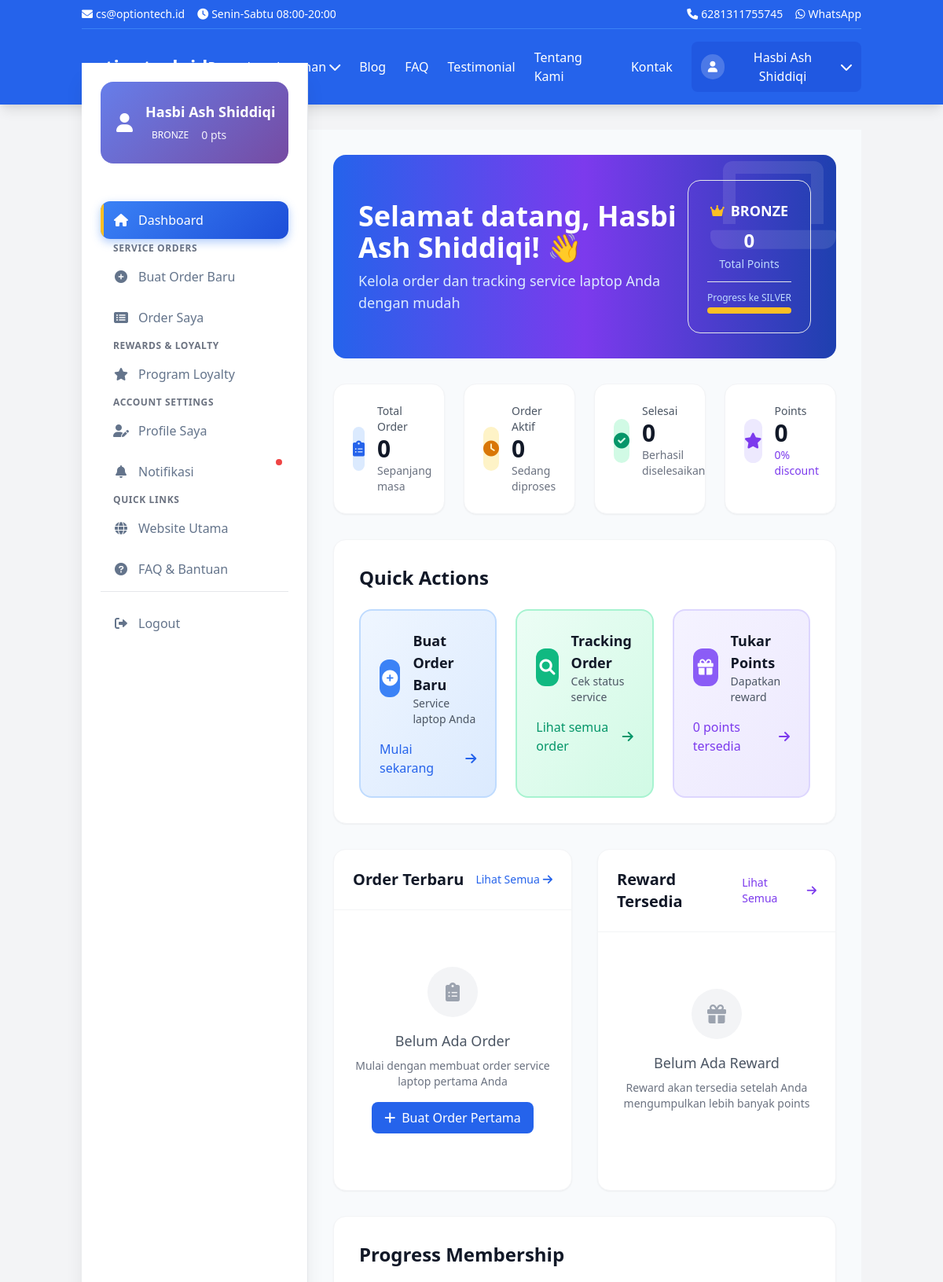
Page /customer/dashboard/ (signed in, upper part) on the earlier database version.
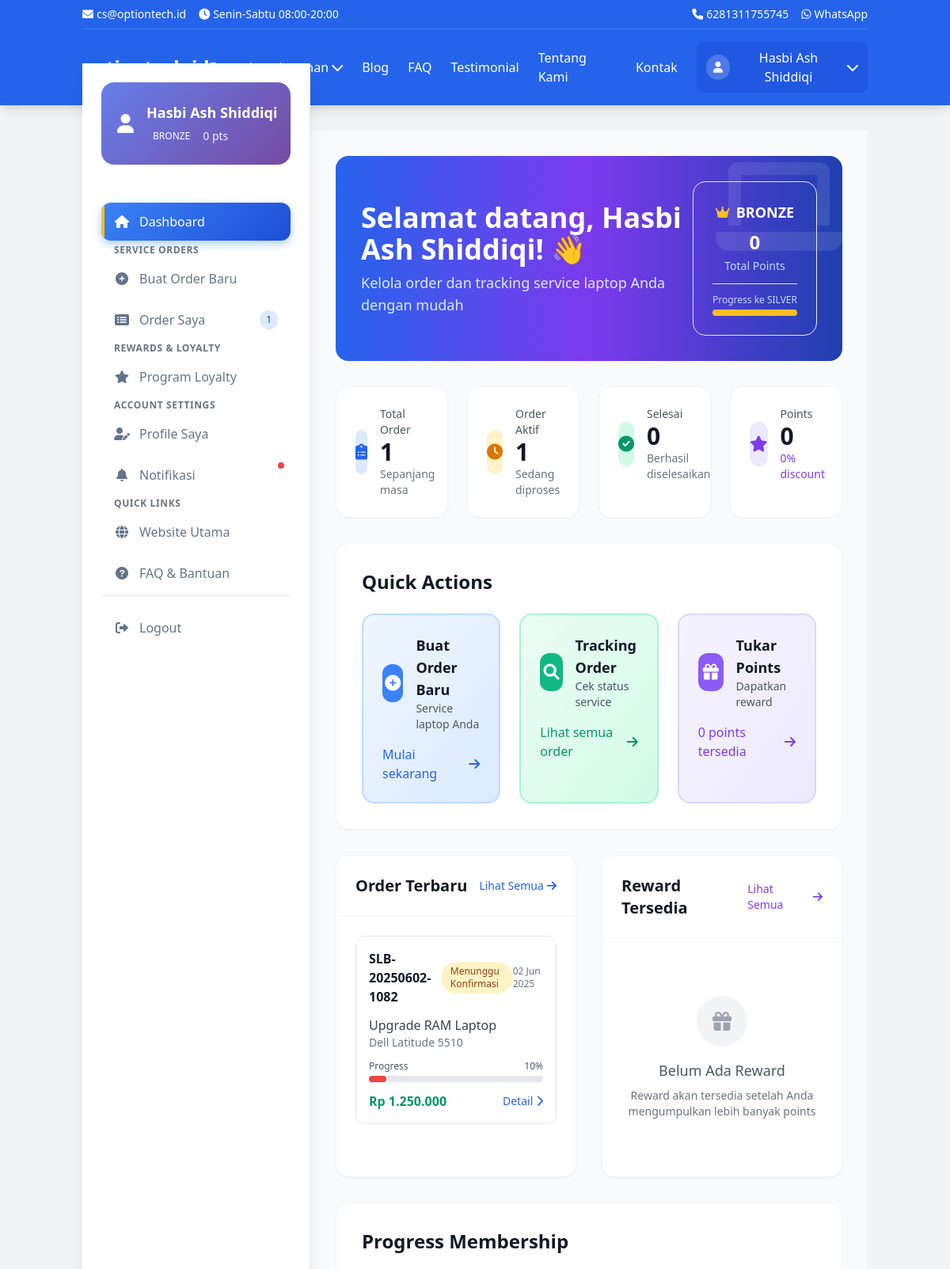
Same page on the later database version.
### customers/models.py (models this page shows, shortened)
class ServiceOrder(TimeStampedModel):
    STATUS_CHOICES = [
        ('PENDING', 'Menunggu Konfirmasi'),
        ('CONFIRMED', 'Dikonfirmasi'),
        ('IN_PROGRESS', 'Sedang Dikerjakan'),
        ('WAITING_PARTS', 'Menunggu Spare Part'),
        ('TESTING', 'Testing & Quality Check'),
        ('COMPLETED', 'Selesai'),
        ('DELIVERED', 'Sudah Diambil'),
        ('CANCELLED', 'Dibatalkan'),
    ]
    PRIORITY_CHOICES = [
        ('LOW', 'Normal'),
        ('MEDIUM', 'Prioritas'),
        ('HIGH', 'Express'),
        ('URGENT', 'Emergency')
    ]
    order_number = models.CharField(max_length=20, unique=True)
    customer = models.ForeignKey(CustomerProfile, on_delete=models.CASCADE, related_name='orders')
    service = models.ForeignKey(Service, on_delete=models.CASCADE)
    device_brand = models.CharField(max_length=50)
    device_model = models.CharField(max_length=100)
    device_serial = models.CharField(max_length=100, blank=True)
    device_condition = models.TextField(help_text="Kondisi awal device saat diterima")
    problem_description = models.TextField()
    status = models.CharField(max_length=20, choices=STATUS_CHOICES, default='PENDING')
    priority = models.CharField(max_length=10, choices=PRIORITY_CHOICES, default='LOW')
    estimated_completion = models.DateTimeField(null=True, blank=True)
    actual_completion = models.DateTimeField(null=True, blank=True)
    estimated_cost = models.DecimalField(max_digits=10, decimal_places=2, default=0)
    final_cost = models.DecimalField(max_digits=10, decimal_places=2, default=0)
    discount_amount = models.DecimalField(max_digits=10, decimal_places=2, default=0)
    total_paid = models.DecimalField(max_digits=10, decimal_places=2, default=0)
    assigned_technician = models.CharField(max_length=100, blank=True)
    internal_notes = models.TextField(blank=True, help_text="Internal notes for technicians")
    customer_notes = models.TextField(blank=True, help_text="Notes visible to customer")
    warranty_period = models.IntegerField(default=30, help_text="Warranty period in days")
    warranty_expiry = models.DateTimeField(null=True, blank=True)
    class Meta:
        ordering = ['-created_at']
        verbose_name = "Service Order"
        verbose_name_plural = "Service Orders"
    def get_progress_percentage(self):
        progress_map = {
            'PENDING': 10,
            'CONFIRMED': 20,
            'IN_PROGRESS': 50,
            'WAITING_PARTS': 60,
            'TESTING': 85,
            'COMPLETED': 95,
            'DELIVERED': 100,
            'CANCELLED': 0
        }
        return progress_map.get(self.status, 0)

### services/models.py (models this page shows, shortened)
class Service(TimeStampedModel, ModelMeta):
    name = models.CharField(max_length=255, help_text="Nama layanan (contoh: Ganti LCD Laptop)")
    slug = models.SlugField(unique=True, blank=True, help_text="URL-friendly name (otomatis)")
    description = RichTextField(help_text="Deskripsi lengkap layanan")
    short_description = models.CharField(
        max_length=500,
        help_text="Deskripsi singkat untuk preview"
    )
    price_min = models.DecimalField(
        max_digits=10,
        decimal_places=2,
        help_text="Harga minimum (Rp)"
    )
    price_max = models.DecimalField(
        max_digits=10,
        decimal_places=2,
        help_text="Harga maksimum (Rp)"
    )
    duration_estimate = models.CharField(
        max_length=100,
        help_text="Estimasi waktu (contoh: 1-2 hari)"
    )
    icon = models.CharField(
        max_length=255,
        blank=True,
        help_text="CSS class icon (contoh: fas fa-laptop)"
    )
    featured_image = models.ImageField(
        upload_to='services/',
        blank=True,
        null=True,
        help_text="Gambar utama layanan"
    )
    is_featured = models.BooleanField(
        default=False,
        help_text="Tampilkan di homepage?"
    )
    is_active = models.BooleanField(
        default=True,
        help_text="Layanan masih tersedia?"
    )
    meta_title = models.CharField(
        max_length=255,
        blank=True,
        help_text="Judul SEO (kosongkan untuk otomatis)"
    )
    meta_description = models.TextField(
        blank=True,
        help_text="Deskripsi SEO (kosongkan untuk otomatis)"
    )
    target_keywords = models.CharField(
        max_length=500,
        blank=True,
        help_text="Keywords utama (pisahkan dengan koma)"
    )
    _metadata = {
        'title': 'get_meta_title',
        'description': 'get_meta_description',
        'keywords': 'get_meta_keywords',
        'image': 'get_meta_image',
    }
    class Meta:
        ordering = ['name']
        verbose_name = "Service"
        verbose_name_plural = "Services"
    def get_meta_title(self):
        """Generate SEO title"""
        if self.meta_title:
            return self.meta_title
        return f"{self.name} - Service Laptop Bandung Terpercaya"
    def get_meta_description(self):
        """Generate SEO description"""
        if self.meta_description:
            return self.meta_description
        return f"{self.short_description} Layanan {self.name} terpercaya di Bandung dengan harga {self.get_price_range()}."
    def get_meta_keywords(self):
        """Generate SEO keywords"""
        keywords = ['service laptop bandung', 'reparasi laptop bandung']
        if self.target_keywords:
            keywords.extend([kw.strip() for kw in self.target_keywords.split(',')])
        keywords.append(self.name.lower())
        return keywords
    def get_meta_image(self):
        """Get meta image URL"""
        if self.featured_image:
            return self.featured_image.url
        return None

### customers/views.py (the view)
# urls.py: path('dashboard/', views.dashboard_view, name='dashboard'),
@login_required
def dashboard_view(request):
    try:
        profile = request.user.customerprofile
    except CustomerProfile.DoesNotExist:
        profile = CustomerProfile.objects.create(user=request.user)
    recent_orders = ServiceOrder.objects.filter(customer=profile).order_by('-created_at')[:5]
    total_orders = ServiceOrder.objects.filter(customer=profile).count()
    active_orders = ServiceOrder.objects.filter(
        customer=profile,
        status__in=['PENDING', 'CONFIRMED', 'IN_PROGRESS', 'WAITING_PARTS', 'TESTING']
    ).count()
    completed_orders = ServiceOrder.objects.filter(customer=profile, status='DELIVERED').count()
    available_rewards = LoyaltyReward.objects.filter(
        is_active=True,
        points_required__lte=profile.total_points
    )[:3]
    recent_points = PointTransaction.objects.filter(customer=profile)[:5]
    context = {
        'profile': profile,
        'recent_orders': recent_orders,
        'total_orders': total_orders,
        'active_orders': active_orders,
        'completed_orders': completed_orders,
        'available_rewards': available_rewards,
        'recent_points': recent_points,
        'page_title': 'Dashboard Customer - Service Laptop Bandung'
    }
    return render(request, 'customers/dashboard.html', context)

### templates/customers/dashboard.html (shortened to what the changed rows need)
{% extends 'customers/base_customer.html' %}
{% load static %}
{% load math_filters %}
{% block customer_content %}
<div class="space-y-8">
    <div class="bg-gradient-to-r from-blue-600 via-purple-600 to-blue-800 rounded-2xl p-8 text-white relative overflow-hidden">
        <div class="relative z-10">
            <div class="flex flex-col lg:flex-row lg:items-center lg:justify-between">
                <div class="mb-6 lg:mb-0">
                    <h1 class="text-3xl lg:text-4xl font-bold mb-2">
                        Selamat datang, {{ user.get_full_name|default:user.username }}! 👋
                    </h1>
                </div>
            </div>
        </div>
    </div>
    <div class="grid grid-cols-1 md:grid-cols-2 lg:grid-cols-4 gap-6">
        <div class="bg-white rounded-2xl p-6 shadow-sm border border-gray-100 hover:shadow-lg transition-shadow">
            <div class="flex items-center">
                <div class="flex-1">
                    <h3 class="text-sm font-medium text-gray-600">Total Order</h3>
                    <p class="text-3xl font-bold text-gray-900">{{ total_orders }}</p>
                    <p class="text-sm text-gray-500">Sepanjang masa</p>
                </div>
            </div>
        </div>
        <div class="bg-white rounded-2xl p-6 shadow-sm border border-gray-100 hover:shadow-lg transition-shadow">
            <div class="flex items-center">
                <div class="flex-1">
                    <h3 class="text-sm font-medium text-gray-600">Order Aktif</h3>
                    <p class="text-3xl font-bold text-gray-900">{{ active_orders }}</p>
                    <p class="text-sm text-gray-500">Sedang diproses</p>
                </div>
            </div>
        </div>
    </div>
    <div class="bg-white rounded-2xl p-8 shadow-sm border border-gray-100">
        <h2 class="text-2xl font-bold text-gray-900 mb-6">Quick Actions</h2>
    </div>
    <div class="grid grid-cols-1 lg:grid-cols-2 gap-8">
        <div class="bg-white rounded-2xl shadow-sm border border-gray-100">
            <div class="p-6 border-b border-gray-100">
                <div class="flex items-center justify-between">
                    <h2 class="text-xl font-bold text-gray-900">Order Terbaru</h2>
                </div>
            </div>
            <div class="p-6">
                {% if recent_orders %}
                <div class="space-y-4">
                    {% for order in recent_orders %}
                    <div class="border border-gray-200 rounded-xl p-4 hover:border-blue-300 hover:bg-blue-50/50 transition-all duration-200">
                        <div class="flex items-center justify-between mb-3">
                            <div class="flex items-center">
                                <h3 class="font-bold text-gray-900 mr-3">{{ order.order_number }}</h3>
                                <span class="px-3 py-1 text-xs rounded-full font-medium
                                           {% if order.status == 'COMPLETED' or order.status == 'DELIVERED' %}bg-green-100 text-green-800
                                           {% elif order.status == 'IN_PROGRESS' or order.status == 'TESTING' %}bg-blue-100 text-blue-800
                                           {% elif order.status == 'PENDING' or order.status == 'CONFIRMED' %}bg-yellow-100 text-yellow-800
                                           {% elif order.status == 'CANCELLED' %}bg-red-100 text-red-800
                                           {% else %}bg-gray-100 text-gray-800{% endif %}">
                                    {{ order.get_status_display }}
                                </span>
                            </div>
                            <span class="text-xs text-gray-500">{{ order.created_at|date:"d M Y" }}</span>
                        </div>
                        <div class="mb-3">
                            <p class="text-gray-700 font-medium">{{ order.service.name }}</p>
                            <p class="text-gray-500 text-sm">{{ order.device_brand }} {{ order.device_model }}</p>
                        </div>
                        <div class="mb-3">
                            <div class="flex justify-between text-xs text-gray-600 mb-1">
                                <span>Progress</span>
                                <span>{{ order.get_progress_percentage }}%</span>
                            </div>
                            <div class="w-full bg-gray-200 rounded-full h-2">
                                <div class="{{ order.get_progress_percentage|progress_color }} h-2 rounded-full transition-all duration-300"
                                     style="width: {{ order.get_progress_percentage }}%"></div>
                            </div>
                        </div>
                        <div class="flex items-center justify-between">
                            {% if order.estimated_cost > 0 %}
                            <span class="text-green-600 font-bold">
                                {{ order.estimated_cost|format_currency }}
                            </span>
                            {% else %}
                            <span class="text-gray-500 text-sm">Estimasi segera</span>
                            {% endif %}
                            <a href="{% url 'customers:order_detail' order.order_number %}"
                               class="text-blue-600 hover:text-blue-700 text-sm font-medium flex items-center">
                                Detail
                                <i class="fas fa-chevron-right ml-1"></i>
                            </a>
                        </div>
                    </div>
                    {% endfor %}
                </div>
                {% else %}
                <div class="text-center py-12">
                    <div class="w-16 h-16 bg-gray-100 rounded-full flex items-center justify-center mx-auto mb-4">
                        <i class="fas fa-clipboard-list text-gray-400 text-2xl"></i>
                    </div>
                    <h3 class="text-lg text-gray-600 mb-2">Belum Ada Order</h3>
                    <p class="text-gray-500 text-sm mb-4">Mulai dengan membuat order service laptop pertama Anda</p>
                    <a href="{% url 'customers:create_order' %}"
                       class="inline-flex items-center bg-blue-600 text-white px-4 py-2 rounded-lg hover:bg-blue-700 transition-colors">
                        <i class="fas fa-plus mr-2"></i>
                        Buat Order Pertama
                    </a>
                </div>
                {% endif %}
            </div>
        </div>
        <div class="bg-white rounded-2xl shadow-sm border border-gray-100">
            <div class="p-6 border-b border-gray-100">
                <div class="flex items-center justify-between">
                    <h2 class="text-xl font-bold text-gray-900">Reward Tersedia</h2>
                </div>
            </div>
        </div>
    </div>
    <div class="bg-white rounded-2xl shadow-sm border border-gray-100 p-8">
        <h2 class="text-2xl font-bold text-gray-900 mb-6">Progress Membership</h2>
    </div>
</div>
{% endblock %}

### templates/customers/base_customer.html (shortened to what the changed rows need)
{% extends 'base.html' %}
{% load static %}
{% block content %}
<div class="min-h-screen bg-gray-50">
    <div class="desktop-sidebar hidden lg:fixed lg:inset-y-0 lg:flex lg:w-72 lg:flex-col lg:pt-20 z-30">
        <div class="flex flex-col flex-1 bg-white shadow-xl border-r border-gray-200">
            <nav class="flex-1 px-6 pb-6 sidebar-nav">
                <div class="space-y-1">
                    <div class="nav-item">
                        <a href="{% url 'customers:orders' %}"
                           class="nav-link {% if 'orders' in request.resolver_match.url_name and request.resolver_match.url_name != 'create_order' %}active{% endif %}">
                            <div class="nav-icon">
                                <i class="fas fa-list-alt"></i>
                            </div>
                            <span>Order Saya</span>
                            {% if user.customerprofile %}
                                {% with active_orders=user.customerprofile.orders.all|length %}
                                    {% if active_orders > 0 %}
                                    <span class="ml-auto bg-blue-100 text-blue-800 text-xs px-2 py-1 rounded-full">
                                        {{ active_orders }}
                                    </span>
                                    {% endif %}
                                {% endwith %}
                            {% endif %}
                        </a>
                    </div>
                </div>
            </nav>
        </div>
    </div>
    <div class="lg:pl-72">
        <main class="main-content p-4 lg:p-8">
            {% block customer_content %}
            {% endblock %}
        </main>
    </div>
</div>
{% endblock %}

Differences in the rows shown:
added ServiceOrder: order_number "SLB-20250602-1082", status "Menunggu Konfirmasi", created_at "02 Jun 2025", service.name "Upgrade RAM Laptop", device_brand "Dell", device_model "Latitude 5510", get_progress_percentage "10", estimated_cost "Rp 1.250.000"
Other differences:
{{ active_orders }}: (not shown) → "1"
{{ total_orders }}: "0" → "1"
{{ active_orders }}: "0" → "1"
text no longer shown: "Belum Ada Order Mulai dengan membuat order service laptop pertama Anda Buat Order Pertama"
